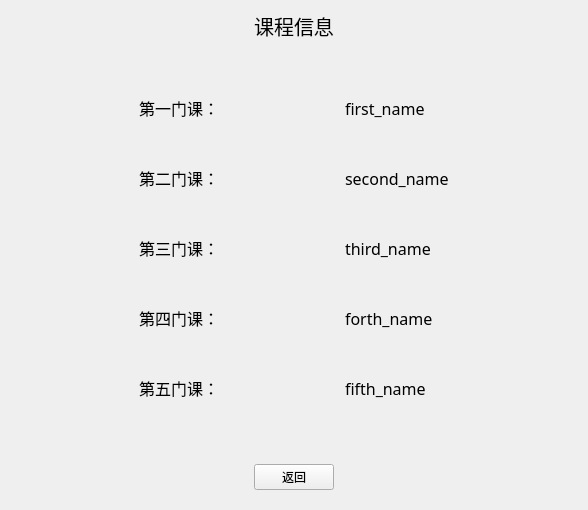
     <widget class="QWidget" name="student_subject">
      <layout class="QVBoxLayout" name="verticalLayout_10">
       <item>
        <widget class="QLabel" name="label_23">
         <property name="maximumSize">
          <size>
           <width>16777215</width>
           <height>100</height>
          </size>
         </property>
         <property name="font">
          <font>
           <family>隶书</family>
           <pointsize>15</pointsize>
          </font>
         </property>
         <property name="text">
          <string>课程信息</string>
         </property>
         <property name="alignment">
          <set>Qt::AlignCenter</set>
         </property>
        </widget>
       </item>
       <item>
        <widget class="QWidget" name="widget_13" native="true">
         <layout class="QGridLayout" name="gridLayout_11">
          <item row="9" column="3">
           <widget class="QLabel" name="fifth_name">
            <property name="font">
             <font>
              <family>楷体</family>
              <pointsize>12</pointsize>
             </font>
            </property>
            <property name="text">
             <string>fifth_name</string>
            </property>
           </widget>
          </item>
          <item row="7" column="1">
           <widget class="QLabel" name="label_45">
            <property name="font">
             <font>
              <family>楷体</family>
              <pointsize>12</pointsize>
             </font>
            </property>
            <property name="text">
             <string>第四门课：</string>
            </property>
           </widget>
          </item>
          <item row="1" column="2">
           <spacer name="horizontalSpacer_30">
            <property name="orientation">
             <enum>Qt::Horizontal</enum>
            </property>
            <property name="sizeHint" stdset="0">
             <size>
              <width>40</width>
              <height>20</height>
             </size>
            </property>
           </spacer>
          </item>
          <item row="3" column="1">
           <widget class="QLabel" name="label_41">
            <property name="font">
             <font>
              <family>楷体</family>
              <pointsize>12</pointsize>
             </font>
            </property>
            <property name="text">
             <string>第二门课：</string>
            </property>
           </widget>
          </item>
          <item row="6" column="2">
           <spacer name="verticalSpacer_13">
            <property name="orientation">
             <enum>Qt::Vertical</enum>
            </property>
            <property name="sizeHint" stdset="0">
             <size>
              <width>20</width>
              <height>40</height>
             </size>
            </property>
           </spacer>
          </item>
          <item row="0" column="2">
           <spacer name="verticalSpacer_9">
            <property name="orientation">
             <enum>Qt::Vertical</enum>
            </property>
            <property name="sizeHint" stdset="0">
             <size>
              <width>20</width>
              <height>40</height>
             </size>
            </property>
           </spacer>
          </item>
          <item row="3" column="3">
           <widget class="QLabel" name="second_name">
            <property name="font">
             <font>
              <family>楷体</family>
              <pointsize>12</pointsize>
             </font>
            </property>
            <property name="text">
             <string>second_name</string>
            </property>
           </widget>
          </item>
          <item row="10" column="2">
           <spacer name="verticalSpacer_10">
            <property name="orientation">
             <enum>Qt::Vertical</enum>
            </property>
            <property name="sizeHint" stdset="0">
             <size>
              <width>20</width>
              <height>40</height>
             </size>
            </property>
           </spacer>
          </item>
          <item row="1" column="1">
           <widget class="QLabel" name="label_25">
            <property name="font">
             <font>
              <family>楷体</family>
              <pointsize>12</pointsize>
             </font>
            </property>
            <property name="text">
             <string>第一门课：</string>
            </property>
           </widget>
          </item>
          <item row="4" column="2">
           <spacer name="verticalSpacer_11">
            <property name="orientation">
             <enum>Qt::Vertical</enum>
            </property>
            <property name="sizeHint" stdset="0">
             <size>
              <width>20</width>
              <height>40</height>
             </size>
            </property>
           </spacer>
          </item>
          <item row="1" column="4">
           <spacer name="horizontalSpacer_29">
            <property name="orientation">
             <enum>Qt::Horizontal</enum>
            </property>
            <property name="sizeHint" stdset="0">
             <size>
              <width>40</width>
              <height>20</height>
             </size>
            </property>
           </spacer>
          </item>
          <item row="9" column="1">
           <widget class="QLabel" name="label_47">
            <property name="font">
             <font>
              <family>楷体</family>
              <pointsize>12</pointsize>
             </font>
            </property>
            <property name="text">
             <string>第五门课：</string>
            </property>
           </widget>
          </item>
          <item row="2" column="2">
           <spacer name="verticalSpacer_12">
            <property name="orientation">
             <enum>Qt::Vertical</enum>
            </property>
            <property name="sizeHint" stdset="0">
             <size>
              <width>20</width>
              <height>40</height>
             </size>
            </property>
           </spacer>
          </item>
          <item row="1" column="0">
           <spacer name="horizontalSpacer_28">
            <property name="orientation">
             <enum>Qt::Horizontal</enum>
            </property>
            <property name="sizeHint" stdset="0">
             <size>
              <width>40</width>
              <height>20</height>
             </size>
            </property>
           </spacer>
          </item>
          <item row="1" column="3">
           <widget class="QLabel" name="first_name">
            <property name="font">
             <font>
              <family>楷体</family>
              <pointsize>12</pointsize>
             </font>
            </property>
            <property name="text">
             <string>first_name</string>
            </property>
           </widget>
          </item>
          <item row="5" column="1">
           <widget class="QLabel" name="label_43">
            <property name="font">
             <font>
              <family>楷体</family>
              <pointsize>12</pointsize>
             </font>
            </property>
            <property name="text">
             <string>第三门课：</string>
            </property>
           </widget>
          </item>
          <item row="7" column="3">
           <widget class="QLabel" name="forth_name">
            <property name="font">
             <font>
              <family>楷体</family>
              <pointsize>12</pointsize>
             </font>
            </property>
            <property name="text">
             <string>forth_name</string>
            </property>
           </widget>
          </item>
          <item row="5" column="3">
           <widget class="QLabel" name="third_name">
            <property name="font">
             <font>
              <family>楷体</family>
              <pointsize>12</pointsize>
             </font>
            </property>
            <property name="text">
             <string>third_name</string>
            </property>
           </widget>
          </item>
          <item row="8" column="2">
           <spacer name="verticalSpacer_14">
            <property name="orientation">
             <enum>Qt::Vertical</enum>
            </property>
            <property name="sizeHint" stdset="0">
             <size>
              <width>20</width>
              <height>40</height>
             </size>
            </property>
           </spacer>
          </item>
         </layout>
        </widget>
       </item>
       <item>
        <widget class="QWidget" name="widget_14" native="true">
         <property name="maximumSize">
          <size>
           <width>16777215</width>
           <height>75</height>
          </size>
         </property>
         <layout class="QHBoxLayout" name="horizontalLayout_4">
          <item>
           <spacer name="horizontalSpacer_26">
            <property name="orientation">
             <enum>Qt::Horizontal</enum>
            </property>
            <property name="sizeHint" stdset="0">
             <size>
              <width>234</width>
              <height>20</height>
             </size>
            </property>
           </spacer>
          </item>
          <item>
           <widget class="QPushButton" name="back_student_subject">
            <property name="text">
             <string>返回</string>
            </property>
           </widget>
          </item>
          <item>
           <spacer name="horizontalSpacer_27">
            <property name="orientation">
             <enum>Qt::Horizontal</enum>
            </property>
            <property name="sizeHint" stdset="0">
             <size>
              <width>234</width>
              <height>20</height>
             </size>
            </property>
           </spacer>
          </item>
         </layout>
        </widget>
       </item>
      </layout>
     </widget>
